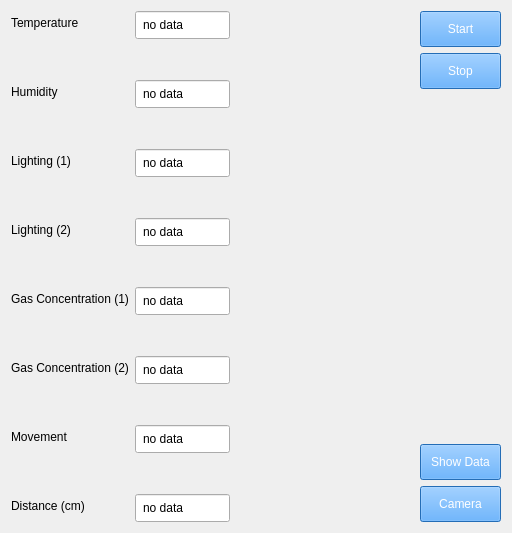
<?xml version="1.0" encoding="UTF-8"?>
<ui version="4.0">
 <class>Form</class>
 <widget class="QWidget" name="Form">
  <property name="geometry">
   <rect>
    <x>0</x>
    <y>0</y>
    <width>512</width>
    <height>533</height>
   </rect>
  </property>
  <property name="windowTitle">
   <string>Form</string>
  </property>
  <layout class="QHBoxLayout" name="horizontalLayout_2">
   <item>
    <layout class="QFormLayout" name="dataLayout">
     <property name="fieldGrowthPolicy">
      <enum>QFormLayout::AllNonFixedFieldsGrow</enum>
     </property>
     <item row="0" column="0">
      <widget class="QLabel" name="labelTemperature">
       <property name="styleSheet">
        <string notr="true">QLabel
{
	font: 75 12pt &quot;Noto Sans&quot;;
}</string>
       </property>
       <property name="text">
        <string>Temperature</string>
       </property>
      </widget>
     </item>
     <item row="0" column="1">
      <widget class="QLineEdit" name="lineEditTemperature">
       <property name="enabled">
        <bool>true</bool>
       </property>
       <property name="minimumSize">
        <size>
         <width>100</width>
         <height>0</height>
        </size>
       </property>
       <property name="maximumSize">
        <size>
         <width>100</width>
         <height>100</height>
        </size>
       </property>
       <property name="styleSheet">
        <string notr="true">QLineEdit
{
	qproperty-alignment: AlignCenter;
	padding: 5px;
	margin-right: 5px;
	font: 75 12pt &quot;Noto Sans&quot;;
}</string>
       </property>
       <property name="text">
        <string>no data</string>
       </property>
       <property name="readOnly">
        <bool>true</bool>
       </property>
      </widget>
     </item>
     <item row="1" column="1">
      <spacer name="dataSpacer_1">
       <property name="orientation">
        <enum>Qt::Vertical</enum>
       </property>
       <property name="sizeHint" stdset="0">
        <size>
         <width>20</width>
         <height>40</height>
        </size>
       </property>
      </spacer>
     </item>
     <item row="2" column="0">
      <widget class="QLabel" name="labelHumidity">
       <property name="styleSheet">
        <string notr="true">QLabel
{
	font: 75 12pt &quot;Noto Sans&quot;;
}</string>
       </property>
       <property name="text">
        <string>Humidity</string>
       </property>
      </widget>
     </item>
     <item row="2" column="1">
      <widget class="QLineEdit" name="lineEditHumidity">
       <property name="enabled">
        <bool>true</bool>
       </property>
       <property name="minimumSize">
        <size>
         <width>100</width>
         <height>0</height>
        </size>
       </property>
       <property name="maximumSize">
        <size>
         <width>100</width>
         <height>100</height>
        </size>
       </property>
       <property name="styleSheet">
        <string notr="true">QLineEdit
{
	qproperty-alignment: AlignCenter;
	padding: 5px;
	margin-right: 5px;
	font: 75 12pt &quot;Noto Sans&quot;;
}</string>
       </property>
       <property name="text">
        <string>no data</string>
       </property>
       <property name="readOnly">
        <bool>true</bool>
       </property>
      </widget>
     </item>
     <item row="3" column="1">
      <spacer name="dataSpacer_2">
       <property name="orientation">
        <enum>Qt::Vertical</enum>
       </property>
       <property name="sizeHint" stdset="0">
        <size>
         <width>20</width>
         <height>40</height>
        </size>
       </property>
      </spacer>
     </item>
     <item row="4" column="0">
      <widget class="QLabel" name="labelLighting1">
       <property name="styleSheet">
        <string notr="true">QLabel
{
	font: 75 12pt &quot;Noto Sans&quot;;
}</string>
       </property>
       <property name="text">
        <string>Lighting (1)</string>
       </property>
      </widget>
     </item>
     <item row="4" column="1">
      <widget class="QLineEdit" name="lineEditLighting1">
       <property name="enabled">
        <bool>true</bool>
       </property>
       <property name="minimumSize">
        <size>
         <width>100</width>
         <height>0</height>
        </size>
       </property>
       <property name="maximumSize">
        <size>
         <width>100</width>
         <height>100</height>
        </size>
       </property>
       <property name="styleSheet">
        <string notr="true">QLineEdit
{
	qproperty-alignment: AlignCenter;
	padding: 5px;
	margin-right: 5px;
	font: 75 12pt &quot;Noto Sans&quot;;
}</string>
       </property>
       <property name="text">
        <string>no data</string>
       </property>
       <property name="readOnly">
        <bool>true</bool>
       </property>
      </widget>
     </item>
     <item row="5" column="1">
      <spacer name="dataSpacer_3">
       <property name="orientation">
        <enum>Qt::Vertical</enum>
       </property>
       <property name="sizeHint" stdset="0">
        <size>
         <width>20</width>
         <height>40</height>
        </size>
       </property>
      </spacer>
     </item>
     <item row="6" column="0">
      <widget class="QLabel" name="labelLighting2">
       <property name="styleSheet">
        <string notr="true">QLabel
{
	font: 75 12pt &quot;Noto Sans&quot;;
}</string>
       </property>
       <property name="text">
        <string>Lighting (2)</string>
       </property>
      </widget>
     </item>
     <item row="6" column="1">
      <widget class="QLineEdit" name="lineEditLighting2">
       <property name="enabled">
        <bool>true</bool>
       </property>
       <property name="minimumSize">
        <size>
         <width>100</width>
         <height>0</height>
        </size>
       </property>
       <property name="maximumSize">
        <size>
         <width>100</width>
         <height>100</height>
        </size>
       </property>
       <property name="styleSheet">
        <string notr="true">QLineEdit
{
	qproperty-alignment: AlignCenter;
	padding: 5px;
	margin-right: 5px;
	font: 75 12pt &quot;Noto Sans&quot;;
}</string>
       </property>
       <property name="text">
        <string>no data</string>
       </property>
       <property name="readOnly">
        <bool>true</bool>
       </property>
      </widget>
     </item>
     <item row="7" column="1">
      <spacer name="dataSpacer_4">
       <property name="orientation">
        <enum>Qt::Vertical</enum>
       </property>
       <property name="sizeHint" stdset="0">
        <size>
         <width>20</width>
         <height>40</height>
        </size>
       </property>
      </spacer>
     </item>
     <item row="8" column="0">
      <widget class="QLabel" name="labelGas1">
       <property name="styleSheet">
        <string notr="true">QLabel
{
	font: 75 12pt &quot;Noto Sans&quot;;
}</string>
       </property>
       <property name="text">
        <string>Gas Concentration (1)</string>
       </property>
      </widget>
     </item>
     <item row="8" column="1">
      <widget class="QLineEdit" name="lineEditGas1">
       <property name="enabled">
        <bool>true</bool>
       </property>
       <property name="minimumSize">
        <size>
         <width>100</width>
         <height>0</height>
        </size>
       </property>
       <property name="maximumSize">
        <size>
         <width>100</width>
         <height>100</height>
        </size>
       </property>
       <property name="styleSheet">
        <string notr="true">QLineEdit
{
	qproperty-alignment: AlignCenter;
	padding: 5px;
	margin-right: 5px;
	font: 75 12pt &quot;Noto Sans&quot;;
}</string>
       </property>
       <property name="text">
        <string>no data</string>
       </property>
       <property name="readOnly">
        <bool>true</bool>
       </property>
      </widget>
     </item>
     <item row="9" column="1">
      <spacer name="dataSpacer_5">
       <property name="orientation">
        <enum>Qt::Vertical</enum>
       </property>
       <property name="sizeHint" stdset="0">
        <size>
         <width>20</width>
         <height>40</height>
        </size>
       </property>
      </spacer>
     </item>
     <item row="10" column="0">
      <widget class="QLabel" name="labelGas2">
       <property name="styleSheet">
        <string notr="true">QLabel
{
	font: 75 12pt &quot;Noto Sans&quot;;
}</string>
       </property>
       <property name="text">
        <string>Gas Concentration (2)</string>
       </property>
      </widget>
     </item>
     <item row="10" column="1">
      <widget class="QLineEdit" name="lineEditGas2">
       <property name="enabled">
        <bool>true</bool>
       </property>
       <property name="minimumSize">
        <size>
         <width>100</width>
         <height>0</height>
        </size>
       </property>
       <property name="maximumSize">
        <size>
         <width>100</width>
         <height>100</height>
        </size>
       </property>
       <property name="styleSheet">
        <string notr="true">QLineEdit
{
	qproperty-alignment: AlignCenter;
	padding: 5px;
	margin-right: 5px;
	font: 75 12pt &quot;Noto Sans&quot;;
}</string>
       </property>
       <property name="text">
        <string>no data</string>
       </property>
       <property name="readOnly">
        <bool>true</bool>
       </property>
      </widget>
     </item>
     <item row="11" column="1">
      <spacer name="dataSpacer_6">
       <property name="orientation">
        <enum>Qt::Vertical</enum>
       </property>
       <property name="sizeHint" stdset="0">
        <size>
         <width>20</width>
         <height>40</height>
        </size>
       </property>
      </spacer>
     </item>
     <item row="12" column="0">
      <widget class="QLabel" name="labelMovement">
       <property name="styleSheet">
        <string notr="true">QLabel
{
	font: 75 12pt &quot;Noto Sans&quot;;
}</string>
       </property>
       <property name="text">
        <string>Movement</string>
       </property>
      </widget>
     </item>
     <item row="12" column="1">
      <widget class="QLineEdit" name="lineEditMovement">
       <property name="enabled">
        <bool>true</bool>
       </property>
       <property name="minimumSize">
        <size>
         <width>100</width>
         <height>0</height>
        </size>
       </property>
       <property name="maximumSize">
        <size>
         <width>100</width>
         <height>100</height>
        </size>
       </property>
       <property name="styleSheet">
        <string notr="true">QLineEdit
{
	qproperty-alignment: AlignCenter;
	padding: 5px;
	margin-right: 5px;
	font: 75 12pt &quot;Noto Sans&quot;;
}</string>
       </property>
       <property name="text">
        <string>no data</string>
       </property>
       <property name="readOnly">
        <bool>true</bool>
       </property>
      </widget>
     </item>
     <item row="13" column="1">
      <spacer name="dataSpacer_7">
       <property name="orientation">
        <enum>Qt::Vertical</enum>
       </property>
       <property name="sizeHint" stdset="0">
        <size>
         <width>20</width>
         <height>40</height>
        </size>
       </property>
      </spacer>
     </item>
     <item row="14" column="0">
      <widget class="QLabel" name="labelDistance">
       <property name="styleSheet">
        <string notr="true">QLabel
{
	font: 75 12pt &quot;Noto Sans&quot;;
}</string>
       </property>
       <property name="text">
        <string>Distance (cm)</string>
       </property>
      </widget>
     </item>
     <item row="14" column="1">
      <widget class="QLineEdit" name="lineEditDistance">
       <property name="enabled">
        <bool>true</bool>
       </property>
       <property name="minimumSize">
        <size>
         <width>100</width>
         <height>0</height>
        </size>
       </property>
       <property name="maximumSize">
        <size>
         <width>100</width>
         <height>100</height>
        </size>
       </property>
       <property name="styleSheet">
        <string notr="true">QLineEdit
{
	qproperty-alignment: AlignCenter;
	padding: 5px;
	margin-right: 5px;
	font: 75 12pt &quot;Noto Sans&quot;;
}</string>
       </property>
       <property name="text">
        <string>no data</string>
       </property>
       <property name="readOnly">
        <bool>true</bool>
       </property>
      </widget>
     </item>
    </layout>
   </item>
   <item>
    <spacer name="layoutsSpacer">
     <property name="orientation">
      <enum>Qt::Horizontal</enum>
     </property>
     <property name="sizeHint" stdset="0">
      <size>
       <width>40</width>
       <height>20</height>
      </size>
     </property>
    </spacer>
   </item>
   <item>
    <layout class="QVBoxLayout" name="buttonsLayout">
     <item>
      <widget class="QPushButton" name="startButton">
       <property name="mouseTracking">
        <bool>false</bool>
       </property>
       <property name="styleSheet">
        <string notr="true">QPushButton
{
	background: rgb(51, 153, 255);
	border-color:rgb(51, 153, 255);
	color: white;
	border-width: 5px;
	padding: 6px;
	font: 75 12pt &quot;Noto Sans&quot;;
	outline: 0px;
}

QPushButton:hover
{
	background: rgb(0, 102, 255);
	border-color: rgb(0, 102, 255);
	color: white;
}</string>
       </property>
       <property name="text">
        <string>Start</string>
       </property>
       <property name="checkable">
        <bool>false</bool>
       </property>
       <property name="autoDefault">
        <bool>false</bool>
       </property>
       <property name="default">
        <bool>false</bool>
       </property>
      </widget>
     </item>
     <item>
      <widget class="QPushButton" name="stopButton">
       <property name="styleSheet">
        <string notr="true">QPushButton
{
	background: rgb(51, 153, 255);
	border-color:rgb(51, 153, 255);
	color: white;
	border-width: 5px;
	padding: 6px;
	font: 75 12pt &quot;Noto Sans&quot;;
	outline: 0px;
}

QPushButton:hover
{
	background: rgb(0, 102, 255);
	border-color: rgb(0, 102, 255);
	color: white;
}</string>
       </property>
       <property name="text">
        <string>Stop</string>
       </property>
      </widget>
     </item>
     <item>
      <spacer name="buttonsSpacer">
       <property name="orientation">
        <enum>Qt::Vertical</enum>
       </property>
       <property name="sizeHint" stdset="0">
        <size>
         <width>20</width>
         <height>40</height>
        </size>
       </property>
      </spacer>
     </item>
     <item>
      <widget class="QPushButton" name="showButton">
       <property name="styleSheet">
        <string notr="true">QPushButton
{
	background: rgb(51, 153, 255);
	border-color:rgb(51, 153, 255);
	color: white;
	border-width: 5px;
	padding: 6px;
	font: 75 12pt &quot;Noto Sans&quot;;
	outline: 0px;
}

QPushButton:hover
{
	background: rgb(0, 102, 255);
	border-color: rgb(0, 102, 255);
	color: white;
}</string>
       </property>
       <property name="text">
        <string>Show Data</string>
       </property>
      </widget>
     </item>
     <item>
      <widget class="QPushButton" name="cameraButton">
       <property name="styleSheet">
        <string notr="true">QPushButton
{
	background: rgb(51, 153, 255);
	border-color:rgb(51, 153, 255);
	color: white;
	border-width: 5px;
	padding: 6px;
	font: 75 12pt &quot;Noto Sans&quot;;
	outline: 0px;
}

QPushButton:hover
{
	background: rgb(0, 102, 255);
	border-color: rgb(0, 102, 255);
	color: white;
}</string>
       </property>
       <property name="text">
        <string>Camera</string>
       </property>
      </widget>
     </item>
    </layout>
   </item>
  </layout>
 </widget>
 <tabstops>
  <tabstop>lineEditTemperature</tabstop>
  <tabstop>lineEditHumidity</tabstop>
  <tabstop>lineEditLighting1</tabstop>
  <tabstop>lineEditLighting2</tabstop>
  <tabstop>lineEditGas1</tabstop>
  <tabstop>lineEditGas2</tabstop>
  <tabstop>lineEditMovement</tabstop>
  <tabstop>lineEditDistance</tabstop>
  <tabstop>startButton</tabstop>
  <tabstop>stopButton</tabstop>
 </tabstops>
 <resources/>
 <connections/>
</ui>
